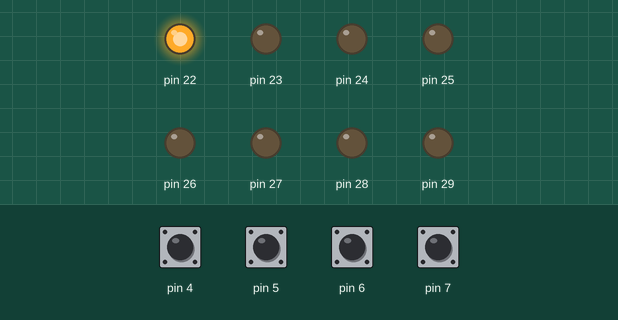
Recording of a sketch running on a simulated Arduino Mega 2560, built with avr-gcc and run on an emulated ATmega2560. Shown: output pins drawn as LEDs (lit = HIGH). The test bench sets the inputs (shaded band); at power-on: pin 4–7 HIGH.

Above: at 1.2 s.
1.3 s: pin 4 pulled LOW for 0.15 s
At 2.1 s:
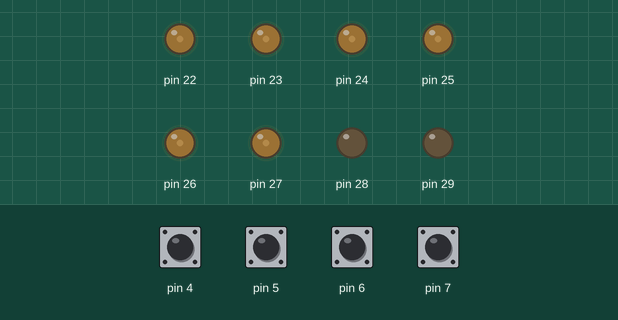
Timing chart, 0 to 4.3 s (numbered marks = the images above; inputs shaded):
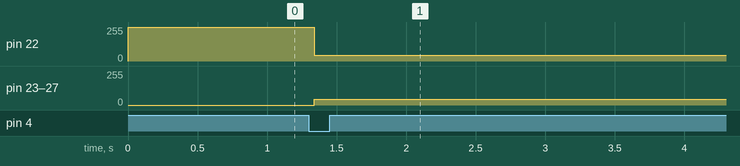

The sketch:

lab_work_2.ino
```cpp
// Read status of buttons and display it on LEDs connected to PORTA

// Variables for reading the status of the buttons connected to the
// digital pins 4, 5, 6, 7
int b1;
int b2;
int b3;
int b4;

// variable for the LED status
unsigned char stat = 0;

// 0 right, 1 left
int dir = 2;
int value;

void setup() {
  // configure digital pins as inputs
  pinMode(4, INPUT_PULLUP);
  pinMode(5, INPUT_PULLUP);
  pinMode(6, INPUT_PULLUP);
  pinMode(7, INPUT_PULLUP);

  // activate PORTA, as output,
  DDRA = 0b11111111;

  value = 1;
}
void loop() {

  // read BTNs status
  b1 = digitalRead(4);
  b2 = digitalRead(5);
  b3 = digitalRead(6);
  b4 = digitalRead(7);

  // LEDs move to right
  if (b1 == 0) {
    dir = 0;
  }

  // LEDs move to left
  else if (b2 == 0) {
    dir = 1;
  }

  if (dir == 0) {
    if (value == 1) {
      value = 1 << 5;
    }
    else {
      value = value >> 1;
    }
  }
  else if (dir == 1) {
    if (value == 1 << 5) {
      value = 1;
    }
    else {
      value = value << 1;
    }
  }


  // combine result: each LED is controlled by a button.
  //Some buttons are //duplicated
  //stat = (b4<<5) | (b3<<4) | (b4<<3) | (b3<<2) | (b2<<1) | b1;

  // Display status on the LEDs connected to port A
  // delay 50 ms
  stat = value;
  PORTA = stat;
  //delay(50);
}
```

Measured:
- after the input at 1.3 s, pin 22: 255/255 → 42/255 at once; pin 23–27: 0/255 → 43/255 at once
